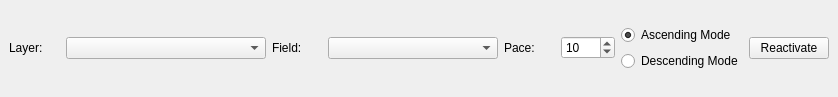
<?xml version="1.0" encoding="UTF-8"?>
<ui version="4.0">
 <class>DockWidget</class>
 <widget class="QDockWidget" name="DockWidget">
  <property name="geometry">
   <rect>
    <x>0</x>
    <y>0</y>
    <width>838</width>
    <height>97</height>
   </rect>
  </property>
  <property name="windowTitle">
   <string>DSGTools: Assign Contour Values Tool</string>
  </property>
  <widget class="QWidget" name="dockWidgetContents">
   <layout class="QGridLayout" name="gridLayout">
    <item row="0" column="6">
     <layout class="QVBoxLayout" name="verticalLayout">
      <item>
       <widget class="QRadioButton" name="ascendingRadioButton">
        <property name="toolTip">
         <string/>
        </property>
        <property name="text">
         <string>Ascending Mode</string>
        </property>
        <property name="checked">
         <bool>true</bool>
        </property>
       </widget>
      </item>
      <item>
       <widget class="QRadioButton" name="descendingRadioButton">
        <property name="toolTip">
         <string/>
        </property>
        <property name="text">
         <string>Descending Mode</string>
        </property>
       </widget>
      </item>
     </layout>
    </item>
    <item row="0" column="4">
     <widget class="QLabel" name="label_3">
      <property name="text">
       <string>Pace:</string>
      </property>
     </widget>
    </item>
    <item row="0" column="5">
     <widget class="QSpinBox" name="spinBox">
      <property name="minimum">
       <number>0</number>
      </property>
      <property name="maximum">
       <number>1000</number>
      </property>
      <property name="value">
       <number>10</number>
      </property>
     </widget>
    </item>
    <item row="0" column="2">
     <widget class="QLabel" name="label_2">
      <property name="text">
       <string>Field:</string>
      </property>
     </widget>
    </item>
    <item row="0" column="3">
     <widget class="QComboBox" name="attributeCombo">
      <property name="sizePolicy">
       <sizepolicy hsizetype="Minimum" vsizetype="Fixed">
        <horstretch>0</horstretch>
        <verstretch>0</verstretch>
       </sizepolicy>
      </property>
      <property name="minimumSize">
       <size>
        <width>170</width>
        <height>0</height>
       </size>
      </property>
     </widget>
    </item>
    <item row="0" column="1">
     <widget class="QComboBox" name="layerCombo">
      <property name="sizePolicy">
       <sizepolicy hsizetype="Minimum" vsizetype="Fixed">
        <horstretch>0</horstretch>
        <verstretch>0</verstretch>
       </sizepolicy>
      </property>
      <property name="minimumSize">
       <size>
        <width>200</width>
        <height>0</height>
       </size>
      </property>
     </widget>
    </item>
    <item row="0" column="0">
     <widget class="QLabel" name="label">
      <property name="text">
       <string>Layer:</string>
      </property>
     </widget>
    </item>
    <item row="0" column="7">
     <widget class="QPushButton" name="reactivatePushButton">
      <property name="text">
       <string>Reactivate</string>
      </property>
     </widget>
    </item>
   </layout>
  </widget>
 </widget>
 <resources/>
 <connections/>
</ui>
